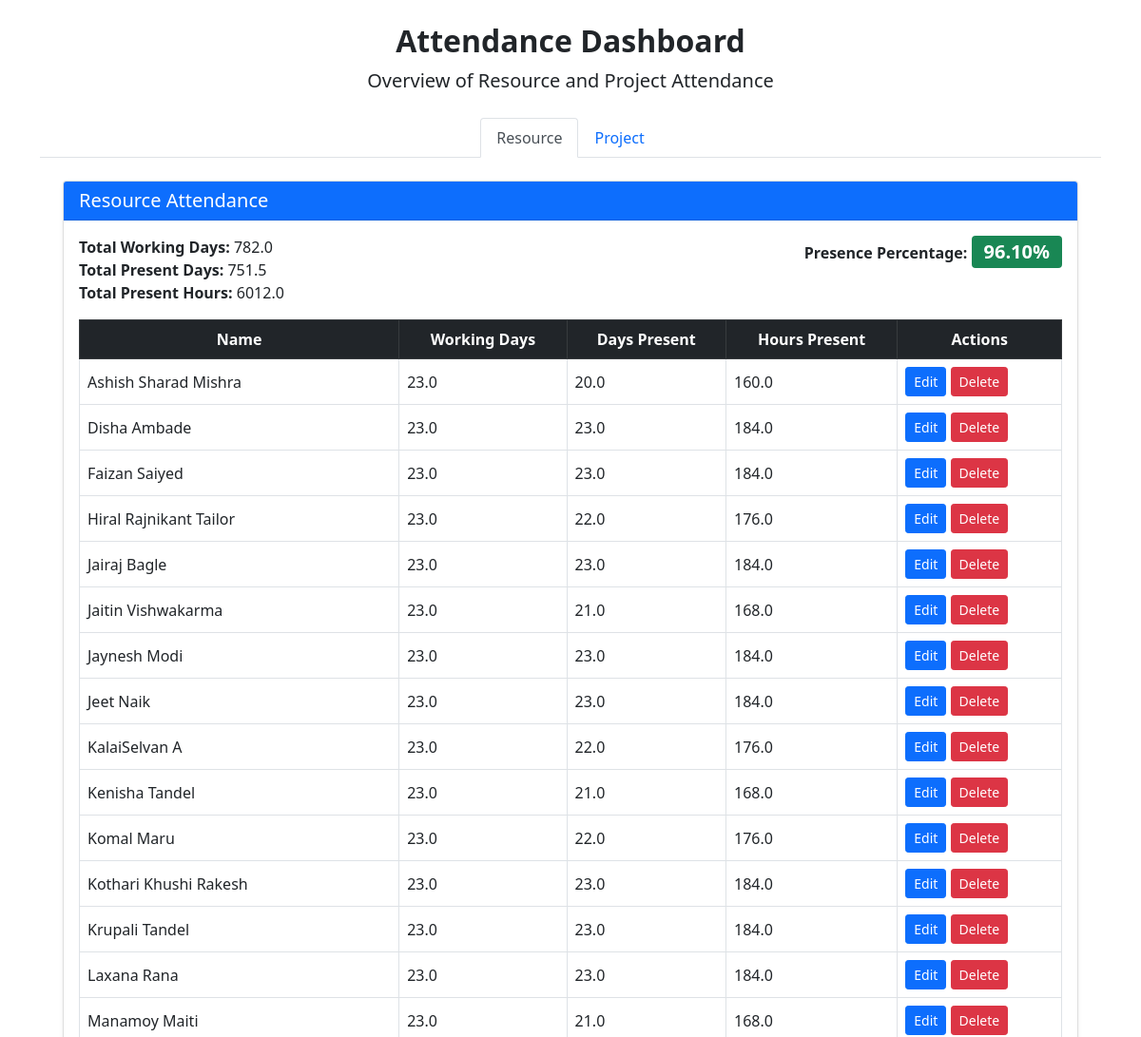
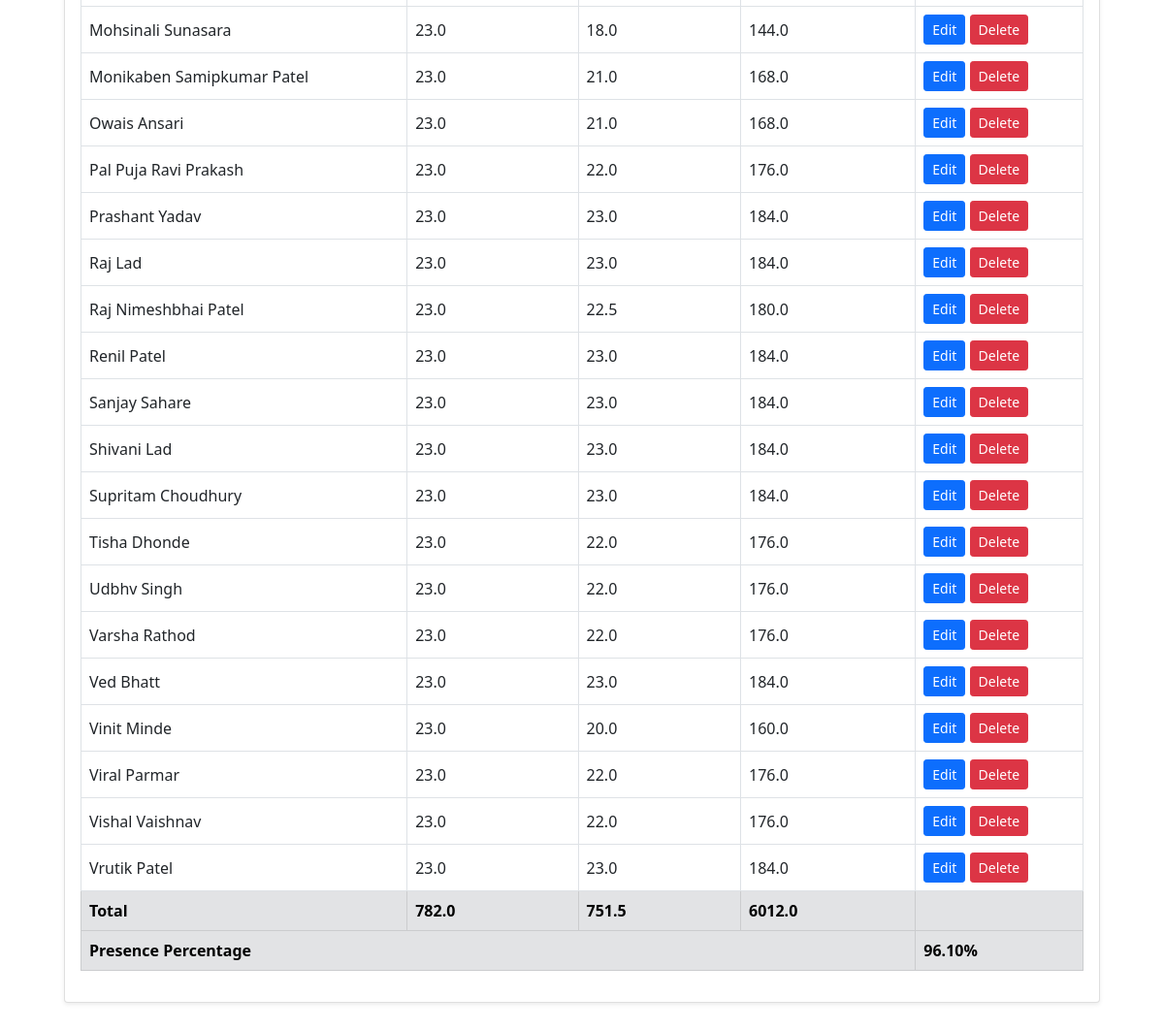
Page /projects/attendance/ on the committed database (2 pictures, top to bottom).
### resources/models.py (models this page shows, shortened)
class Resource(models.Model):
    resource_name = models.CharField(
        max_length=100,
        help_text="Enter the full name of the resource"
    )
    year = models.PositiveIntegerField(
        help_text="Enter the year manually (e.g., 2025)"
    )
    month = models.PositiveSmallIntegerField(
        choices=[(i, calendar.month_name[i]) for i in range(1, 13)],
        help_text="Enter the month manually (1–12)"
    )
    working_days = models.FloatField(
        null=True,
        blank=True,
        help_text="Leave blank to auto-calculate (Mon–Fri + 1st Saturday)"
    )
    present_day = models.FloatField(
        default=0,
        help_text="Days resource was present"
    )
    present_hours = models.FloatField(
        default=0,
        help_text="Auto-calculated as present_day × 8 hours if not set"
    )
    created_at = models.DateTimeField(auto_now_add=True)
    counting = models.FloatField(default=0, help_text="Counting value")
    is_active = models.BooleanField(
        default=True,
        help_text="Uncheck to deactivate this resource instead of deleting."
    )
    class Meta:
        db_table = 'resources'
        ordering = ['-year', '-month', 'resource_name']
        verbose_name = 'Resource'
        verbose_name_plural = 'Resources'
        unique_together = ('resource_name', 'year', 'month')

### projects/views.py (the view)
# urls.py: path("attendance/", views.attendance_home, name="attendance_home"),
def attendance_home(request):
    resources = Resource.objects.all()
    projects = Project.objects.prefetch_related('resources').all()
    total_working_days = sum(r.working_days for r in resources)
    total_present_days = sum(r.present_day for r in resources)
    total_present_hours = sum(r.present_hours for r in resources)
    presence_percentage = (100 * total_present_days)/total_working_days if total_working_days else 0
    total_billable_days = sum(p.billable_days for p in projects)
    total_non_billable_days = sum(p.non_billable_days for p in projects)
    total_billable_hours = sum(p.billable_hours for p in projects)
    total_non_billable_hours = sum(p.non_billable_hours for p in projects)
    if total_present_hours > 0:
        team_productivity_percentage = (100 * total_billable_hours) / total_present_hours
    else:
        team_productivity_percentage = 0
    context = {
        'resources': resources,
        'projects': projects,
        'total_working_days': total_working_days,
        'total_present_days': total_present_days,
        'total_present_hours': total_present_hours,
        'total_billable_days': total_billable_days,
        'total_non_billable_days': total_non_billable_days,
        'total_billable_hours': total_billable_hours,
        'total_non_billable_hours': total_non_billable_hours,
        'presence_percentage' : presence_percentage,
        'team_productivity_percentage' : team_productivity_percentage
    }
    return render(request, 'attendance/attendance_home.html', context)

### templates/attendance/attendance_home.html (shortened to what this page needs)
<!DOCTYPE html>
<html>
  <head>
    <link
      href="https://cdn.jsdelivr.net/npm/bootstrap@5.0.2/dist/css/bootstrap.min.css"
      rel="stylesheet"/>
    <link
      rel="stylesheet"
      href="https://cdn.datatables.net/2.3.2/css/dataTables.dataTables.min.css"
    />
  </head>
  <body>
    <div class="container py-4">
      <div class="row mb-4">
        <div class="col-12 text-center">
          <h2 class="fw-bold mb-2">Attendance Dashboard</h2>
          <p class="lead mb-0">Overview of Resource and Project Attendance</p>
        </div>
      </div>
      <ul class="nav nav-tabs justify-content-center" id="myTab" role="tablist">
        <li class="nav-item" role="presentation">
          <button class="nav-link active" id="resource-tab" data-bs-toggle="tab" data-bs-target="#resource" type="button" role="tab" aria-controls="resource" aria-selected="true">Resource</button>
        </li>
        <li class="nav-item" role="presentation">
          <button class="nav-link" id="project-tab" data-bs-toggle="tab" data-bs-target="#project" type="button" role="tab" aria-controls="project" aria-selected="false">Project</button>
        </li>
      </ul>
      <div class="tab-content" id="myTabContent">
        <div class="tab-pane fade show active p-4" id="resource" role="tabpanel" aria-labelledby="resource-tab">
          <div class="card shadow-sm mb-4">
            <div class="card-header bg-primary text-white">
              <h5 class="mb-0">Resource Attendance</h5>
            </div>
            <div class="card-body">
              <div class="row mb-3">
                <div class="col-md-6">
                  <span class="fw-bold">Total Working Days:</span> {{ total_working_days }}<br>
                  <span class="fw-bold">Total Present Days:</span> {{ total_present_days }}<br>
                  <span class="fw-bold">Total Present Hours:</span> {{ total_present_hours }}
                </div>
                <div class="col-md-6 text-md-end mt-3 mt-md-0">
                  <span class="fw-bold">Presence Percentage:</span>
                  <span class="badge bg-success fs-5">{{ presence_percentage|floatformat:2 }}%</span>
                </div>
              </div>
              <div class="table-responsive">
                <table id="resourceTable" class="table table-bordered table-hover align-middle">
                  <thead class="table-dark">
                    <tr class="text-center align-middle">
                      <th>Name</th>
                      <th>Working Days</th>
                      <th>Days Present</th>
                      <th>Hours Present</th>
                      <th>Actions</th>
                    </tr>
                  </thead>
                  <tbody>
              {% if resources %}
              {% for resource in resources %}
              <tr>
                <td>{{ resource.resource_name }}</td>
                <td>{{ resource.working_days }}</td>
                <td>{{ resource.present_day }}</td>
                <td>{{ resource.present_hours }}</td>
                <td>
                  <a href="{% url 'resources:resource_update' resource.pk %}" class="btn btn-sm btn-primary">Edit</a>
                  <a href="{% url 'resources:resource_delete' resource.pk %}" class="btn btn-sm btn-danger">Delete</a>
                </td>
              </tr>
              {% endfor %}
            {% else %}
              <tr>
                <td colspan="5" class="text-center">No resources found.</td>
              </tr>
            {% endif %}
                  </tbody>
                  <tfoot>
                    <tr class="table-secondary fw-bold">
                      <td>Total</td>
                      <td>{{ total_working_days }}</td>
                      <td>{{ total_present_days }}</td>
                      <td>{{ total_present_hours }}</td>
                      <td></td>
                    </tr>
                    <tr class="table-secondary fw-bold">
                      <td colspan="4">Presence Percentage</td>
                      <td>{{ presence_percentage|floatformat:2 }}%</td>
                    </tr>
                  </tfoot>
          </table>
        </div>
      </div>
    </div>
  </div>
</div>
  </body>
</html>

### rows in the picture
Resource: resource_name "Ashish Sharad Mishra", working_days "23.0", present_day "20.0", present_hours "160.0"
Resource: resource_name "Disha Ambade", working_days "23.0", present_day "23.0", present_hours "184.0"
Resource: resource_name "Faizan Saiyed", working_days "23.0", present_day "23.0", present_hours "184.0"
Resource: resource_name "Hiral Rajnikant Tailor", working_days "23.0", present_day "22.0", present_hours "176.0"
Resource: resource_name "Jairaj Bagle", working_days "23.0", present_day "23.0", present_hours "184.0"
Resource: resource_name "Jaitin Vishwakarma", working_days "23.0", present_day "21.0", present_hours "168.0"
Resource: resource_name "Jaynesh Modi", working_days "23.0", present_day "23.0", present_hours "184.0"
Resource: resource_name "Jeet Naik", working_days "23.0", present_day "23.0", present_hours "184.0"
Resource: resource_name "KalaiSelvan A", working_days "23.0", present_day "22.0", present_hours "176.0"
Resource: resource_name "Kenisha Tandel", working_days "23.0", present_day "21.0", present_hours "168.0"
Resource: resource_name "Komal Maru", working_days "23.0", present_day "22.0", present_hours "176.0"
Resource: resource_name "Kothari Khushi Rakesh", working_days "23.0", present_day "23.0", present_hours "184.0"
Resource: resource_name "Krupali Tandel", working_days "23.0", present_day "23.0", present_hours "184.0"
Resource: resource_name "Laxana Rana", working_days "23.0", present_day "23.0", present_hours "184.0"
Resource: resource_name "Manamoy Maiti", working_days "23.0", present_day "21.0", present_hours "168.0"
Resource: resource_name "Mohsinali Sunasara", working_days "23.0", present_day "18.0", present_hours "144.0"
Resource: resource_name "Monikaben Samipkumar Patel", working_days "23.0", present_day "21.0", present_hours "168.0"
Resource: resource_name "Owais Ansari", working_days "23.0", present_day "21.0", present_hours "168.0"
Resource: resource_name "Pal Puja Ravi Prakash", working_days "23.0", present_day "22.0", present_hours "176.0"
Resource: resource_name "Prashant Yadav", working_days "23.0", present_day "23.0", present_hours "184.0"
Resource: resource_name "Raj Lad", working_days "23.0", present_day "23.0", present_hours "184.0"
Resource: resource_name "Raj Nimeshbhai Patel", working_days "23.0", present_day "22.5", present_hours "180.0"
Resource: resource_name "Renil Patel", working_days "23.0", present_day "23.0", present_hours "184.0"
Resource: resource_name "Sanjay Sahare", working_days "23.0", present_day "23.0", present_hours "184.0"
Resource: resource_name "Shivani Lad", working_days "23.0", present_day "23.0", present_hours "184.0"
Resource: resource_name "Supritam Choudhury", working_days "23.0", present_day "23.0", present_hours "184.0"
Resource: resource_name "Tisha Dhonde", working_days "23.0", present_day "22.0", present_hours "176.0"
Resource: resource_name "Udbhv Singh", working_days "23.0", present_day "22.0", present_hours "176.0"
Resource: resource_name "Varsha Rathod", working_days "23.0", present_day "22.0", present_hours "176.0"
Resource: resource_name "Ved Bhatt", working_days "23.0", present_day "23.0", present_hours "184.0"
Resource: resource_name "Vinit Minde", working_days "23.0", present_day "20.0", present_hours "160.0"
Resource: resource_name "Viral Parmar", working_days "23.0", present_day "22.0", present_hours "176.0"
Resource: resource_name "Vishal Vaishnav", working_days "23.0", present_day "22.0", present_hours "176.0"
Resource: resource_name "Vrutik Patel", working_days "23.0", present_day "23.0", present_hours "184.0"

### other values in the picture
{{ total_working_days }} "782.0"
{{ total_present_days }} "751.5"
{{ total_present_hours }} "6012.0"
{{ presence_percentage|floatformat:2 }} "96.10"
